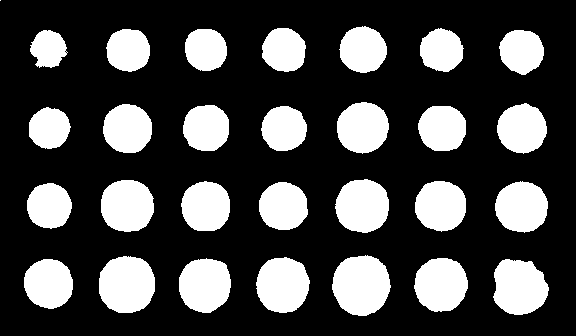
#> input picture ROB4-Perception/L4/dots-bin.png, 576 x 336 px
$ python morph-dots-bin.py
#> lines starting #> are read from the running program, lines starting #| are printed output that depends on the picture; after the words box and inside, x2 and y2 are one past the last pixel; in counts of white or black regions, pixels touching at a corner belong together
import cv2

image = cv2.imread('dots-bin.png',1) #Loads image with 1 channel.
#> image is the input picture: shape (336, 576, 3); 27.6% white; 29 white regions (1 under 20 px), largest, box (x1, y1, x2, y2) and area: (332, 255, 391, 316) 2771, (99, 256, 155, 313) 2600, (493, 259, 549, 315) 2431

# Create a kernel, i chose an elipse 7 pixels wide 7 pixels heigh.
kernel = cv2.getStructuringElement(cv2.MORPH_ELLIPSE, (7, 7))

# Create an erosion image (Removes noise)
erosion = cv2.erode(image,kernel,1)
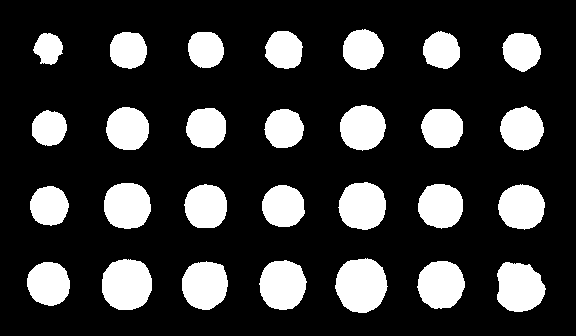
#> erosion: shape (336, 576, 3); 21.3% white; 28 white regions, largest, box (x1, y1, x2, y2) and area: (335, 258, 388, 313) 2233, (102, 259, 152, 310) 2085, (497, 262, 546, 312) 1915
# Create a dilation image (Brings back objects to normal size)
dilate = cv2.dilate(erosion,kernel,1)
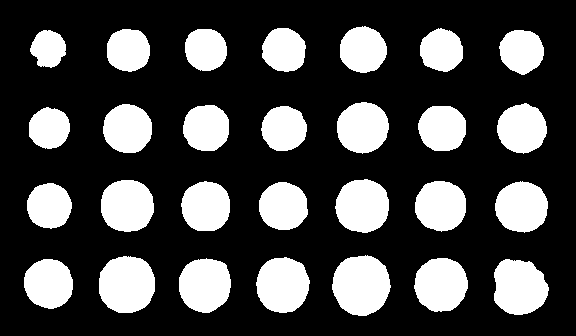
#> dilate: shape (336, 576, 3); 27.6% white; 28 white regions, largest, box (x1, y1, x2, y2) and area: (332, 255, 391, 316) 2767, (99, 256, 155, 313) 2597, (494, 259, 549, 315) 2424

# Subtract the eroded image from the dilated to get the boundaries.
boundary = cv2.subtract(dilate,erosion)
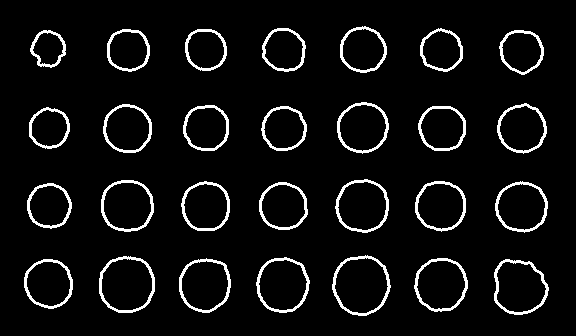
#> boundary: shape (336, 576, 3); 6.3% white in thin lines or dots, all inside (x1, y1, x2, y2) = (24, 26, 549, 316)


# Show images
cv2.imshow("Source",image)
cv2.imshow("Erosion",erosion)
cv2.imshow("Dilation",dilate)
cv2.imshow("Boundary",boundary)

# Quit program is 'q' is pressed
if cv2.waitKey(0) & 0xFF == ord('q'):
#> (key q is pressed here)
    cv2.destroyAllWindows()

$ run again, with ROB4-Perception/L4/dots-lines.png copied over ROB4-Perception/L4/dots-bin.png
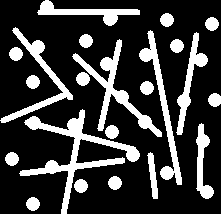
#> input picture ROB4-Perception/L4/dots-lines.png, 221 x 214 px
#> image is the input picture: shape (214, 221, 3); 22.6% white; 22 white regions, largest, box (x1, y1, x2, y2) and area: (19, 109, 140, 214) 2254, (72, 39, 162, 137) 1502, (139, 30, 182, 185) 1227
#> `erosion = cv2.erode(image,kernel,1)`:
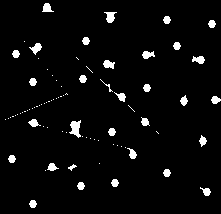
#> erosion: shape (214, 221, 3); 4% white; 83 white regions (51 under 20 px), largest, box (x1, y1, x2, y2) and area: (69, 120, 81, 138) 129, (104, 12, 117, 23) 85, (29, 43, 42, 55) 77
#> dilate: shape (214, 221, 3); 14.1% white; 40 white regions, largest, box (x1, y1, x2, y2) and area: (59, 117, 102, 144) 456, (2, 90, 71, 123) 439, (97, 76, 138, 115) 420
#> `boundary = cv2.subtract(dilate,erosion)`:
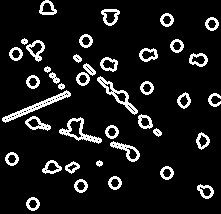
#> boundary: shape (214, 221, 3); 10.1% white in thin lines or dots
